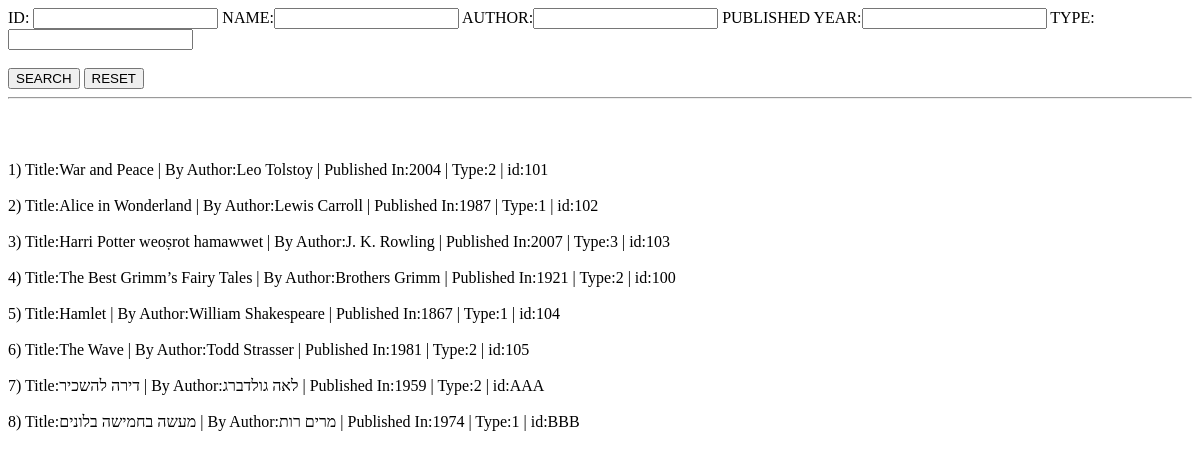
Page /visitors/books_visitors/ on the earlier database version.
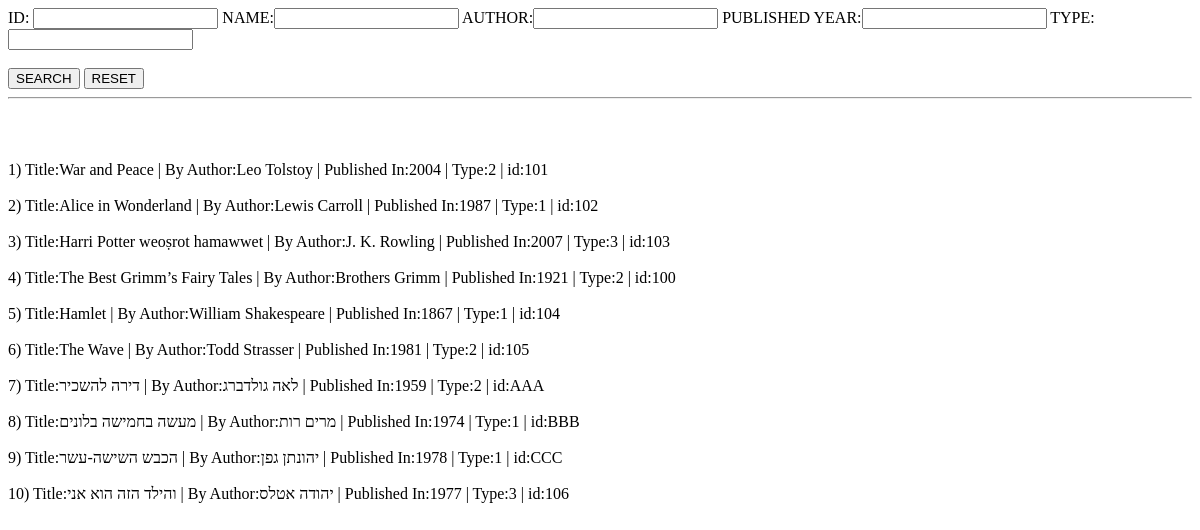
Same page on the later database version.
### visitors/models.py (models this page shows)
class Book(models.Model):
    identication = models.CharField(primary_key = True , max_length=50)
    name = models.CharField(max_length=50 , null = True , blank = True)
    author = models.CharField(max_length=50 , null = True , blank = True)
    published_year = models.IntegerField( null = True , blank = True)
    book_type = models.IntegerField( null = True , blank = True)
    def __str__(self):
        return f"Title:{self.name} | By Author:{self.author} |  Published In:{self.published_year} | Type:{self.book_type} | id:{self.identication} "

### visitors/views.py (the view)
# urls.py: path('books_visitors/', books_visitors , name = 'books_visitors') ,
def books_visitors(request):
    errors = ''
    books = Book.objects.all()
    if 'search' in request.GET:
        books = books_search(request,books)
        errors = request.session.get('errors')
    context = {'books':books , 'errors':errors}
    return render(request,'books_visitors.html',context)

### visitors/templates/books_visitors.html (shortened to what this page needs)
{%extends 'partials/base.html'%}
{%load static%}
{%block content%}
    <form >
        ID: <input type = "text" name="identication"> NAME:<input type = "text" name="name"> AUTHOR:<input type = "text" name="author">
       PUBLISHED YEAR:<input type = "number" name="published_year"> TYPE:<input type = "number" name="book_type">
       <br><br>
       <button name="search">SEARCH</button> <button name="reset">RESET</button>
    </form>
    <hr>
    <br><br><br>
    {%for book in books%}
       {{forloop.counter}})    {{book}}<br><br>
    {%endfor%}
{%endblock%}

Differences in the rows shown:
added Book: name+author+published_year "Title:הכבש השישה-עשר | By Author:יהונתן גפן | Published In:1978 | Type:1 | id:CCC"
added Book: name+author+published_year "Title:והילד הזה הוא אני | By Author:יהודה אטלס | Published In:1977 | Type:3 | id:106"
